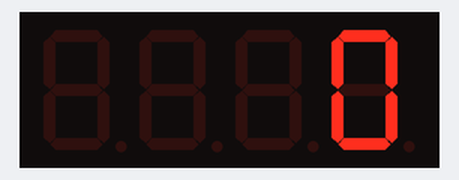
A program run on a simulated Raspberry Pi (header pin numbers). Shown: 4-digit seven-segment display. The segment pins are drawn as the display they are named for; the clock reads 2024-03-15 10:24:30 at power-on unless the program sets it.

Above: at 0.12 s.
At 2.76 s:
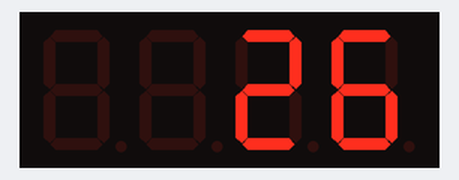
At 5.58 s:
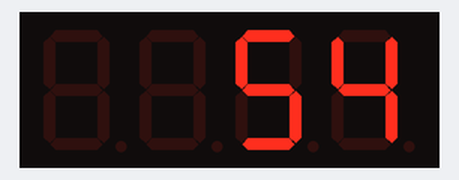
At 10.98 s:
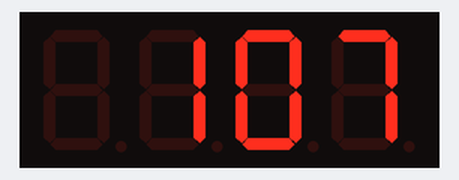
At 16.44 s:
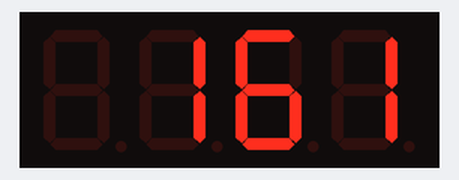
At 21.9 s:
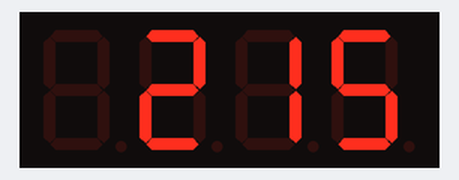

The program:

RPi-10-display7S4D.py
```python
#!/usr/bin/env python3
########################################################################
# Filename    : RPi-10-display7S4D.py
# Description : Controla un Display de 7 Segmentos y 4 digitos.
# Author      : jcondea
# modification: 2020/10/06
########################################################################
import RPi.GPIO as GPIO
from time import sleep
from time import time
def printDig(dig):
    if dig==1:
        GPIO.output([D1,D2,D3,D4],[False,True,True,True])
    elif dig==2:
        GPIO.output([D1,D2,D3,D4],[True,False,True,True])
    elif dig==3:
        GPIO.output([D1,D2,D3,D4],[True,True,False,True])
    elif dig==4:
        GPIO.output([D1,D2,D3,D4],[True,True,True,False])
    sleep(0.001)
    GPIO.output([D1,D2,D3,D4],[True,True,True,True])
def printDigVal(dig,val):
    if val=='0':
        print0()
    if val=='1':
        print1()
    if val=='2':
        print2()
    if val=='3':
        print3()
    if val=='4':
        print4()
    if val=='5':
        print5()
    if val=='6':
        print6()
    if val=='7':
        print7()
    if val=='8':
        print8()
    if val=='9':
       print9()
    printDig(dig)

def print0():
    GPIO.output([a,b,c,d,e,f,g],[True,True,True,True,True,True,False])
    #GPIO.output(DP,True)
def print1():
    GPIO.output([a,b,c,d,e,f,g],[False,True,True,False,False,False,False])
    #GPIO.output(DP,True)
def print2():
    GPIO.output([a,b,c,d,e,f,g],[True,True,False,True,True,False,True])
    #GPIO.output(DP,True)
def print3():
    GPIO.output([a,b,c,d,e,f,g],[True,True,True,True,False,False,True])
    #GPIO.output(DP,True)
def print4():
    GPIO.output([a,b,c,d,e,f,g],[False,True,True,False,False,True,True])
    #GPIO.output(DP,True)
def print5():
    GPIO.output([a,b,c,d,e,f,g],[True,False,True,True,False,True,True])
    #GPIO.output(DP,True)
def print6():
    GPIO.output([a,b,c,d,e,f,g],[True,False,True,True,True,True,True])
    #GPIO.output(DP,True)
def print7():
    GPIO.output([a,b,c,d,e,f,g],[True,True,True,False,False,False,False])
    #GPIO.output(DP,True)
def print8():
    GPIO.output([a,b,c,d,e,f,g],[True,True,True,True,True,True,True])
    #GPIO.output(DP,True)
def print9():
    GPIO.output([a,b,c,d,e,f,g],[True,True,True,True,False,True,True])
    #GPIO.output(DP,True)
GPIO.setmode(GPIO.BOARD)
a=7
b=12
c=18
d=15
e=13
f=11
g=22
DP=16
D1=29
D2=31
D3=32
D4=33
GPIO.setup([a,b,c,d,e,f,g],GPIO.OUT)
GPIO.setup(DP,GPIO.OUT)
GPIO.setup([D1,D2,D3,D4],GPIO.OUT)
v1,V2,V3,V4='','','',''
for i in range(0, 10000):
    it=str(i)
    timeout=.1 #seconds
    timeout_start = time()
    while(time()<timeout_start+timeout):
        if len(it)==1:
            v1=it[0]
            printDigVal(4,v1)
        if len(it)==2:
            v1=it[0]
            v2=it[1]
            printDigVal(3,v1)
            printDigVal(4,v2)
        if len(it)==3:
            v1=it[0]
            v2=it[1]
            v3=it[2]
            printDigVal(2,v1)
            printDigVal(3,v2)
            printDigVal(4,v3)
        if len(it)==4:
            v1=it[0]
            v2=it[1]
            v3=it[2]
            v4=it[3]
            printDigVal(1,v1)
            printDigVal(2,v2)
            printDigVal(3,v3)
            printDigVal(4,v4)

GPIO.cleanup()
```
